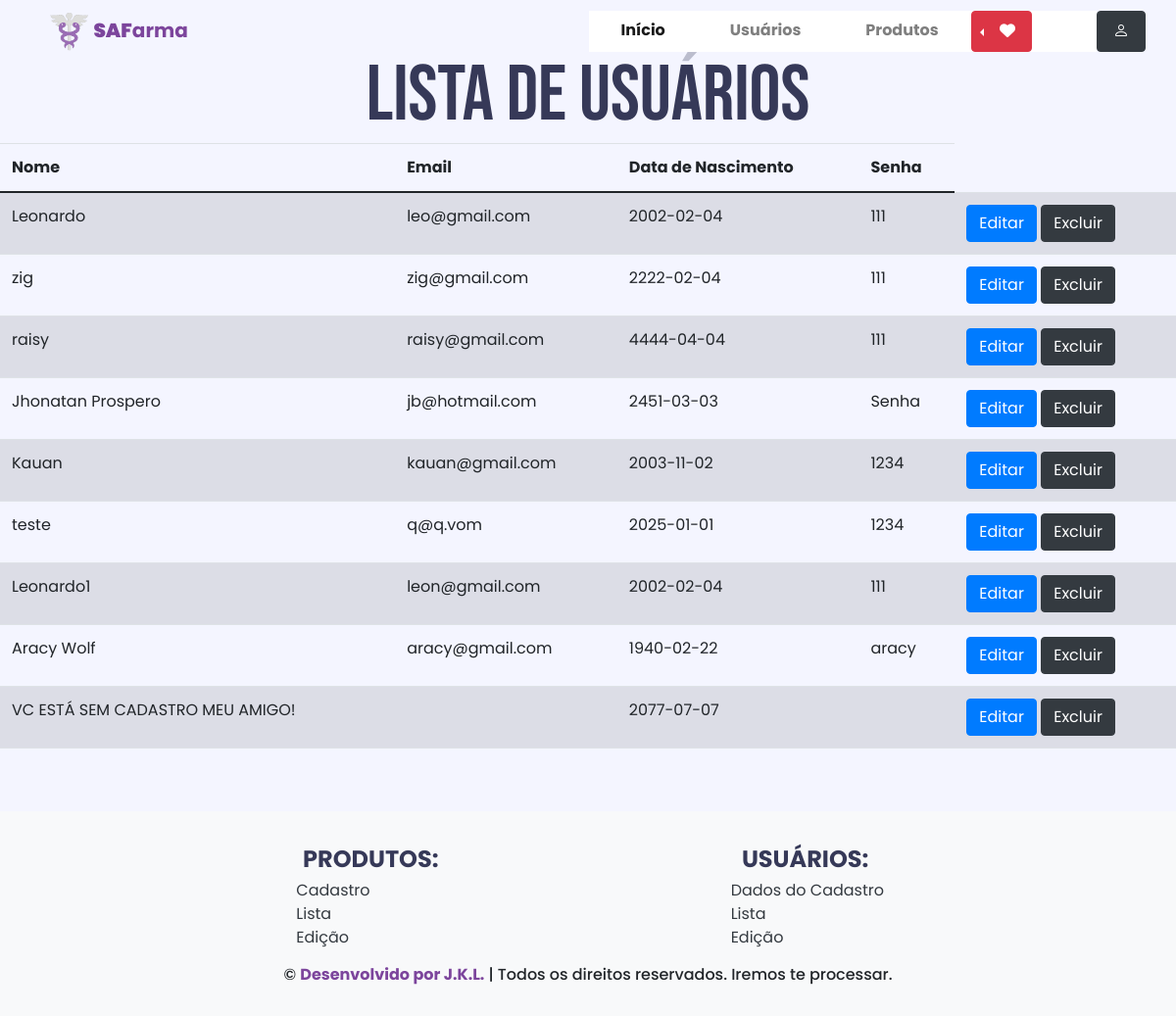
The app's page /usuarios/listaUser.php with its own data.
### tables this page shows
CREATE TABLE usuarios (
id INTEGER PRIMARY KEY AUTOINCREMENT,
nome TEXT,
email TEXT,
data_nascimento TEXT,
senha TEXT
, foto TEXT);

### usuarios/listaUser.php (the view, shortened to what this page needs)
<?php
include '../configuracao/conexao.php';
$selecionar = "SELECT * FROM usuarios";
$resultado = $db->query($selecionar);
include '../componentes/header.php';
?>
<section>
 <div class="container">
  <div class="row">
     <div class="col-12">
        <h1 class="text-center">
        Lista de Usuários
         </h1>
     </div>
  </div>
</div>
<section>
<div class="row">
  <div class="col-12">
    <table class="table table-striped">
      <thead>
        <tr>
           <th scope="col">Nome</th>
           <th scope="col">Email</th>
           <th scope="col">Data de Nascimento</th>
           <th scope="col">Senha</th>
        </tr>
      </thead>
     <tbody>
      <?php while ($linha = $resultado->fetchArray()) { ?>
         <tr>
           <td><?php echo $linha["nome"]; ?></td>
           <td><?php echo $linha["email"]; ?></td>
           <td><?php echo $linha["data_nascimento"]; ?></td>
           <td><?php echo $linha["senha"]; ?></td>
       <td>
         <button href="editarUser.php?id=<?php echo $linha["id"]; ?>"
            class="btn btn-primary">Editar</button>
         <a href="delete.php?u_id=<?php echo $linha['id']; ?>" class="btn btn-dark">Excluir</a>
             </td>
           </tr>
          <?php } ?>
       </tbody>
     </table>
    </div>
   </div>
</section>
 <?php
include '../componentes/footer.php';
?>

### assets/newstyle.css (style rules this page uses)
body { font-family: 'Poppins', sans-serif; margin: 0px; box-sizing: border-box; }
div { display: block; }
h1 { font-family: 'Bebas Neue', sans-serif; font-size: 80px; color: #363958; padding: 0px; margin: 0px; }
body { background-color: #f7f6f6 }
button { cursor: pointer; outline: 0; color: #AAA; }
body { overflow-x:hidden; }

### records on screen
usuarios: nome "Leonardo", email "leo@gmail.com", data_nascimento "2002-02-04", senha "111"
usuarios: nome "zig", email "zig@gmail.com", data_nascimento "2222-02-04", senha "111"
usuarios: nome "raisy", email "raisy@gmail.com", data_nascimento "4444-04-04", senha "111"
usuarios: nome "Jhonatan Prospero", email "jb@hotmail.com", data_nascimento "2451-03-03", senha "Senha"
usuarios: nome "Kauan", email "kauan@gmail.com", data_nascimento "2003-11-02", senha "1234"
usuarios: nome "teste", email "q@q.vom", data_nascimento "2025-01-01", senha "1234"
usuarios: nome "Leonardo1", email "leon@gmail.com", data_nascimento "2002-02-04", senha "111"
usuarios: nome "Aracy Wolf", email "aracy@gmail.com", data_nascimento "1940-02-22", senha "aracy"
usuarios: nome "VC ESTÁ SEM CADASTRO MEU AMIGO!", data_nascimento "2077-07-07"
